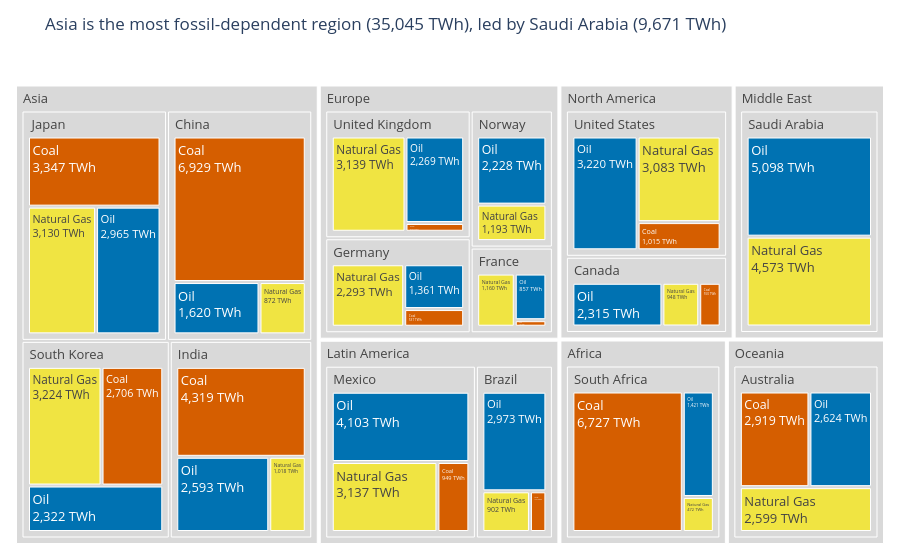

The notebook cell this image was saved under:
### Markdown cell above
## Task 1 — Treemap: fossil fuel dependency by country

**What to build:** A treemap showing **fossil fuel TWh only**, broken down by Region → Country → Source (Coal / Oil / Natural Gas).

**Requirements:**
- Filter to fossil sources only before plotting
- Use `path=['Region', 'Country', 'Source']` for the hierarchy
- Colour encodes the fossil source type (Coal / Oil / Natural Gas) with a CVD-safe palette
- Show TWh values in labels — no percentages
- Grey out parent nodes (Region and Country level)
- Insight title naming which region or country is most fossil-dependent

> 💡 `df.loc[df['Source_Type'] == 'Fossil']`

### Code cell
# Task 1
# YOUR CODE HERE
# Task 1
df_fossil = df.loc[df['Source_Type'] == 'Fossil'].copy()

# Same colours are reused in Task 3 (Okabe-Ito, colour-blind safe)
source_colors = {
    'Coal': '#D55E00',
    'Oil': '#0072B2',
    'Natural Gas': '#F0E442',
    '(?)': '#D9D9D9'          # parent nodes (Region, Country) in grey
}

# Insight title from the data
top_region = df_fossil.groupby('Region')['TWh'].sum().idxmax()
top_region_twh = df_fossil.groupby('Region')['TWh'].sum().max()
top_country = df_fossil.groupby('Country')['TWh'].sum().idxmax()
top_country_twh = df_fossil.groupby('Country')['TWh'].sum().max()

fig1 = px.treemap(
    df_fossil,
    path=['Region', 'Country', 'Source'],
    values='TWh',
    color='Source',
    color_discrete_map=source_colors,
    title=(f"{top_region} is the most fossil-dependent region "
           f"({top_region_twh:,.0f} TWh), led by {top_country} "
           f"({top_country_twh:,.0f} TWh)")
)
fig1.update_traces(
    texttemplate='%{label}<br>%{value:,.0f} TWh',
    hovertemplate='%{label}<br>%{value:,.0f} TWh<extra></extra>',
    textfont_size=13
)
fig1.update_layout(margin=dict(t=60, l=10, r=10, b=10))
fig1.show()

### Figure 1 — Plotly figure (JSON) as saved in the notebook; plotly's stock layout.template omitted (floating-point values rounded to 4 significant figures)
{"data": [{"branchvalues": "total", "customdata": [["(?)"], ["(?)"], ["(?)"], ["(?)"], ["(?)"], ["(?)"], ["(?)"], ["(?)"], ["(?)"], ["(?)"], ["(?)"], ["(?)"], ["(?)"], ["(?)"], ["(?)"], ["(?)"], ["(?)"], ["(?)"], ["(?)"], ["(?)"], ["(?)"], ["(?)"], ["Coal"], ["Coal"], ["Coal"], ["Coal"], ["Coal"], ["Coal"], ["Coal"], ["Coal"], ["Coal"], ["Coal"], ["Coal"], ["Coal"], ["Coal"], ["Natural Gas"], ["Natural Gas"], ["Natural Gas"], ["Natural Gas"], ["Natural Gas"], ["Natural Gas"], ["Natural Gas"], ["Natural Gas"], ["Natural Gas"], ["Natural Gas"], ["Natural Gas"], ["Natural Gas"], ["Natural Gas"], ["Natural Gas"], ["Natural Gas"], ["Oil"], ["Oil"], ["Oil"], ["Oil"], ["Oil"], ["Oil"], ["Oil"], ["Oil"], ["Oil"], ["Oil"], ["Oil"], ["Oil"], ["Oil"], ["Oil"], ["Oil"]], "domain": {"x": [0, 1], "y": [0, 1]}, "hovertemplate": "%{label}<br>%{value:,.0f} TWh<extra></extra>", "ids": ["Africa", "North America/United States", "Asia/China", "Europe/Germany", "Europe/France", "Europe/United Kingdom", "Asia/India", "Latin America/Brazil", "Oceania/Australia", "Middle East", "Asia/South Korea", "Asia/Japan", "Middle East/Saudi Arabia", "Africa/South Africa", "North America/Canada", "Latin America/Mexico", "North America", "Asia", "Europe", "Latin America", "Oceania", "Europe/Norway", "Latin America/Mexico/Coal", "North America/Canada/Coal", "Africa/South Africa/Coal", "Asia/South Korea/Coal", "North America/United States/Coal", "Latin America/Brazil/Coal", "Europe/France/Coal", "Asia/India/Coal", "Asia/Japan/Coal", "Asia/China/Coal", "Europe/Germany/Coal", "Europe/United Kingdom/Coal", "Oceania/Australia/Coal", "Europe/United Kingdom/Natural Gas", "Europe/Germany/Natural Gas", "Asia/India/Natural Gas", "Asia/Japan/Natural Gas", "Latin America/Brazil/Natural Gas", "Latin America/Mexico/Natural Gas", "North America/Canada/Natural Gas", "Africa/South Africa/Natural Gas", "Oceania/Australia/Natural Gas", "Middle East/Saudi Arabia/Natural Gas", "Europe/Norway/Natural Gas", "North America/United States/Natural Gas", "Asia/South Korea/Natural Gas", "Asia/China/Natural Gas", "Europe/France/Natural Gas", "Asia/China/Oil", "Europe/Germany/Oil", "North America/United States/Oil", "Asia/Japan/Oil", "Europe/United Kingdom/Oil", "Asia/India/Oil", "Latin America/Brazil/Oil", "Latin America/Mexico/Oil", "North America/Canada/Oil", "Oceania/Australia/Oil", "Africa/South Africa/Oil", "Europe/Norway/Oil", "Asia/South Korea/Oil", "Europe/France/Oil", "Middle East/Saudi Arabia/Oil"], "labels": ["Africa", "United States", "China", "Germany", "France", "United Kingdom", "India", "Brazil", "Australia", "Middle East", "South Korea", "Japan", "Saudi Arabia", "South Africa", "Canada", "Mexico", "North America", "Asia", "Europe", "Latin America", "Oceania", "Norway", "Coal", "Coal", "Coal", "Coal", "Coal", "Coal", "Coal", "Coal", "Coal", "Coal", "Coal", "Coal", "Coal", "Natural Gas", "Natural Gas", "Natural Gas", "Natural Gas", "Natural Gas", "Natural Gas", "Natural Gas", "Natural Gas", "Natural Gas", "Natural Gas", "Natural Gas", "Natural Gas", "Natural Gas", "Natural Gas", "Natural Gas", "Oil", "Oil", "Oil", "Oil", "Oil", "Oil", "Oil", "Oil", "Oil", "Oil", "Oil", "Oil", "Oil", "Oil", "Oil"], "marker": {"colors": ["#D9D9D9", "#D9D9D9", "#D9D9D9", "#D9D9D9", "#D9D9D9", "#D9D9D9", "#D9D9D9", "#D9D9D9", "#D9D9D9", "#D9D9D9", "#D9D9D9", "#D9D9D9", "#D9D9D9", "#D9D9D9", "#D9D9D9", "#D9D9D9", "#D9D9D9", "#D9D9D9", "#D9D9D9", "#D9D9D9", "#D9D9D9", "#D9D9D9", "#D55E00", "#D55E00", "#D55E00", "#D55E00", "#D55E00", "#D55E00", "#D55E00", "#D55E00", "#D55E00", "#D55E00", "#D55E00", "#D55E00", "#D55E00", "#F0E442", "#F0E442", "#F0E442", "#F0E442", "#F0E442", "#F0E442", "#F0E442", "#F0E442", "#F0E442", "#F0E442", "#F0E442", "#F0E442", "#F0E442", "#F0E442", "#F0E442", "#0072B2", "#0072B2", "#0072B2", "#0072B2", "#0072B2", "#0072B2", "#0072B2", "#0072B2", "#0072B2", "#0072B2", "#0072B2", "#0072B2", "#0072B2", "#0072B2", "#0072B2"]}, "name": "", "parents": ["", "North America", "Asia", "Europe", "Europe", "Europe", "Asia", "Latin America", "Oceania", "", "Asia", "Asia", "Middle East", "Africa", "North America", "Latin America", "", "", "", "", "", "Europe", "Latin America/Mexico", "North America/Canada", "Africa/South Africa", "Asia/South Korea", "North America/United States", "Latin America/Brazil", "Europe/France", "Asia/India", "Asia/Japan", "Asia/China", "Europe/Germany", "Europe/United Kingdom", "Oceania/Australia", "Europe/United Kingdom", "Europe/Germany", "Asia/India", "Asia/Japan", "Latin America/Brazil", "Latin America/Mexico", "North America/Canada", "Africa/South Africa", "Oceania/Australia", "Middle East/Saudi Arabia", "Europe/Norway", "North America/United States", "Asia/South Korea", "Asia/China", "Europe/France", "Asia/China", "Europe/Germany", "North America/United States", "Asia/Japan", "Europe/United Kingdom", "Asia/India", "Latin America/Brazil", "Latin America/Mexico", "North America/Canada", "Oceania/Australia", "Africa/South Africa", "Europe/Norway", "Asia/South Korea", "Europe/France", "Middle East/Saudi Arabia"], "textfont": {"size": 13}, "texttemplate": "%{label}<br>%{value:,.0f} TWh", "type": "treemap", "values": [8620.0, 7318.0, 9421.0, 4191.0, 2137.0, 5638.0, 7930.0, 4187.0, 8142.0, 9671.0, 8252.0, 9442.0, 9671.0, 8620.0, 3813.0, 8189.0, 11130.0, 35050.0, 15390.0, 12380.0, 8142.0, 3421.0, 949.0, 550.0, 6727.0, 2706.0, 1015.0, 312.0, 120.0, 4319.0, 3347.0, 6929.0, 537.0, 230.0, 2919.0, 3139.0, 2293.0, 1018.0, 3130.0, 902.0, 3137.0, 948.0, 472.0, 2599.0, 4573.0, 1193.0, 3083.0, 3224.0, 872.0, 1160.0, 1620.0, 1361.0, 3220.0, 2965.0, 2269.0, 2593.0, 2973.0, 4103.0, 2315.0, 2624.0, 1421.0, 2228.0, 2322.0, 857.0, 5098.0]}], "layout": {"legend": {"tracegroupgap": 0}, "margin": {"b": 10, "l": 10, "r": 10, "t": 60}, "title": {"text": "Asia is the most fossil-dependent region (35,045 TWh), led by Saudi Arabia (9,671 TWh)"}}}
